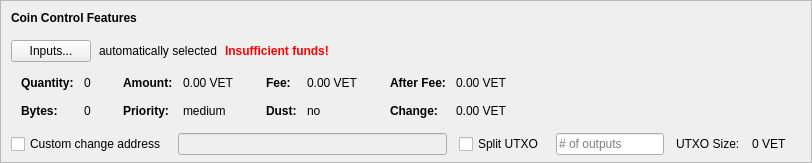
    <widget class="QFrame" name="frameCoinControl">
     <property name="sizePolicy">
      <sizepolicy hsizetype="Expanding" vsizetype="Expanding">
       <horstretch>0</horstretch>
       <verstretch>0</verstretch>
      </sizepolicy>
     </property>
     <property name="maximumSize">
      <size>
       <width>16777215</width>
       <height>16777215</height>
      </size>
     </property>
     <property name="frameShape">
      <enum>QFrame::StyledPanel</enum>
     </property>
     <property name="frameShadow">
      <enum>QFrame::Sunken</enum>
     </property>
     <layout class="QVBoxLayout" name="verticalLayoutCoinControl2">
      <property name="spacing">
       <number>0</number>
      </property>
      <property name="leftMargin">
       <number>0</number>
      </property>
      <property name="topMargin">
       <number>0</number>
      </property>
      <property name="rightMargin">
       <number>0</number>
      </property>
      <property name="bottomMargin">
       <number>6</number>
      </property>
      <item>
       <layout class="QVBoxLayout" name="verticalLayoutCoinControl" stretch="0,0,0,0,1">
        <property name="spacing">
         <number>0</number>
        </property>
        <property name="leftMargin">
         <number>10</number>
        </property>
        <property name="topMargin">
         <number>10</number>
        </property>
        <item>
         <layout class="QHBoxLayout" name="horizontalLayoutCoinControl1">
          <property name="bottomMargin">
           <number>15</number>
          </property>
          <item>
           <widget class="QLabel" name="labelCoinControlFeatures">
            <property name="sizePolicy">
             <sizepolicy hsizetype="Preferred" vsizetype="Maximum">
              <horstretch>0</horstretch>
              <verstretch>0</verstretch>
             </sizepolicy>
            </property>
            <property name="font">
             <font>
              <weight>75</weight>
              <bold>true</bold>
             </font>
            </property>
            <property name="styleSheet">
             <string notr="true">font-weight:bold;</string>
            </property>
            <property name="text">
             <string>Coin Control Features</string>
            </property>
           </widget>
          </item>
         </layout>
        </item>
        <item>
         <layout class="QHBoxLayout" name="horizontalLayoutCoinControl2" stretch="0,0,0,0">
          <property name="spacing">
           <number>8</number>
          </property>
          <property name="bottomMargin">
           <number>10</number>
          </property>
          <item>
           <widget class="QPushButton" name="pushButtonCoinControl">
            <property name="styleSheet">
             <string notr="true"/>
            </property>
            <property name="text">
             <string>Inputs...</string>
            </property>
            <property name="autoDefault">
             <bool>false</bool>
            </property>
           </widget>
          </item>
          <item>
           <widget class="QLabel" name="labelCoinControlAutomaticallySelected">
            <property name="text">
             <string>automatically selected</string>
            </property>
            <property name="margin">
             <number>5</number>
            </property>
           </widget>
          </item>
          <item>
           <widget class="QLabel" name="labelCoinControlInsuffFunds">
            <property name="font">
             <font>
              <weight>75</weight>
              <bold>true</bold>
             </font>
            </property>
            <property name="styleSheet">
             <string notr="true">color:red;font-weight:bold;</string>
            </property>
            <property name="text">
             <string>Insufficient funds!</string>
            </property>
            <property name="margin">
             <number>5</number>
            </property>
           </widget>
          </item>
          <item>
           <spacer name="horizontalSpacerCoinControl">
            <property name="orientation">
             <enum>Qt::Horizontal</enum>
            </property>
            <property name="sizeHint" stdset="0">
             <size>
              <width>40</width>
              <height>1</height>
             </size>
            </property>
           </spacer>
          </item>
         </layout>
        </item>
        <item>
         <widget class="QWidget" name="widgetCoinControl" native="true">
          <property name="sizePolicy">
           <sizepolicy hsizetype="Preferred" vsizetype="Preferred">
            <horstretch>0</horstretch>
            <verstretch>0</verstretch>
           </sizepolicy>
          </property>
          <property name="minimumSize">
           <size>
            <width>0</width>
            <height>0</height>
           </size>
          </property>
          <property name="styleSheet">
           <string notr="true"/>
          </property>
          <layout class="QHBoxLayout" name="horizontalLayoutCoinControl5">
           <property name="leftMargin">
            <number>0</number>
           </property>
           <property name="topMargin">
            <number>0</number>
           </property>
           <property name="rightMargin">
            <number>0</number>
           </property>
           <property name="bottomMargin">
            <number>0</number>
           </property>
           <item>
            <layout class="QHBoxLayout" name="horizontalLayoutCoinControl3" stretch="0,0,0,1">
             <property name="spacing">
              <number>20</number>
             </property>
             <property name="topMargin">
              <number>0</number>
             </property>
             <property name="bottomMargin">
              <number>10</number>
             </property>
             <item>
              <layout class="QFormLayout" name="formLayoutCoinControl1">
               <property name="horizontalSpacing">
                <number>10</number>
               </property>
               <property name="verticalSpacing">
                <number>14</number>
               </property>
               <property name="leftMargin">
                <number>10</number>
               </property>
               <property name="topMargin">
                <number>4</number>
               </property>
               <property name="rightMargin">
                <number>6</number>
               </property>
               <item row="0" column="0">
                <widget class="QLabel" name="labelCoinControlQuantityText">
                 <property name="font">
                  <font>
                   <weight>75</weight>
                   <bold>true</bold>
                  </font>
                 </property>
                 <property name="text">
                  <string>Quantity:</string>
                 </property>
                 <property name="margin">
                  <number>0</number>
                 </property>
                </widget>
               </item>
               <item row="0" column="1">
                <widget class="QLabel" name="labelCoinControlQuantity">
                 <property name="cursor">
                  <cursorShape>IBeamCursor</cursorShape>
                 </property>
                 <property name="contextMenuPolicy">
                  <enum>Qt::ActionsContextMenu</enum>
                 </property>
                 <property name="text">
                  <string notr="true">0</string>
                 </property>
                 <property name="margin">
                  <number>0</number>
                 </property>
                 <property name="textInteractionFlags">
                  <set>Qt::LinksAccessibleByMouse|Qt::TextSelectableByKeyboard|Qt::TextSelectableByMouse</set>
                 </property>
                </widget>
               </item>
               <item row="1" column="0">
                <widget class="QLabel" name="labelCoinControlBytesText">
                 <property name="font">
                  <font>
                   <weight>75</weight>
                   <bold>true</bold>
                  </font>
                 </property>
                 <property name="text">
                  <string>Bytes:</string>
                 </property>
                </widget>
               </item>
               <item row="1" column="1">
                <widget class="QLabel" name="labelCoinControlBytes">
                 <property name="cursor">
                  <cursorShape>IBeamCursor</cursorShape>
                 </property>
                 <property name="contextMenuPolicy">
                  <enum>Qt::ActionsContextMenu</enum>
                 </property>
                 <property name="text">
                  <string notr="true">0</string>
                 </property>
                 <property name="textInteractionFlags">
                  <set>Qt::LinksAccessibleByMouse|Qt::TextSelectableByKeyboard|Qt::TextSelectableByMouse</set>
                 </property>
                </widget>
               </item>
              </layout>
             </item>
             <item>
              <layout class="QFormLayout" name="formLayoutCoinControl2">
               <property name="horizontalSpacing">
                <number>10</number>
               </property>
               <property name="verticalSpacing">
                <number>14</number>
               </property>
               <property name="leftMargin">
                <number>6</number>
               </property>
               <property name="topMargin">
                <number>4</number>
               </property>
               <property name="rightMargin">
                <number>6</number>
               </property>
               <item row="0" column="0">
                <widget class="QLabel" name="labelCoinControlAmountText">
                 <property name="font">
                  <font>
                   <weight>75</weight>
                   <bold>true</bold>
                  </font>
                 </property>
                 <property name="text">
                  <string>Amount:</string>
                 </property>
                 <property name="margin">
                  <number>0</number>
                 </property>
                </widget>
               </item>
               <item row="0" column="1">
                <widget class="QLabel" name="labelCoinControlAmount">
                 <property name="cursor">
                  <cursorShape>IBeamCursor</cursorShape>
                 </property>
                 <property name="contextMenuPolicy">
                  <enum>Qt::ActionsContextMenu</enum>
                 </property>
                 <property name="text">
                  <string notr="true">0.00 VET</string>
                 </property>
                 <property name="textInteractionFlags">
                  <set>Qt::LinksAccessibleByMouse|Qt::TextSelectableByKeyboard|Qt::TextSelectableByMouse</set>
                 </property>
                </widget>
               </item>
               <item row="1" column="0">
                <widget class="QLabel" name="labelCoinControlPriorityText">
                 <property name="font">
                  <font>
                   <weight>75</weight>
                   <bold>true</bold>
                  </font>
                 </property>
                 <property name="text">
                  <string>Priority:</string>
                 </property>
                </widget>
               </item>
               <item row="1" column="1">
                <widget class="QLabel" name="labelCoinControlPriority">
                 <property name="cursor">
                  <cursorShape>IBeamCursor</cursorShape>
                 </property>
                 <property name="contextMenuPolicy">
                  <enum>Qt::ActionsContextMenu</enum>
                 </property>
                 <property name="text">
                  <string>medium</string>
                 </property>
                 <property name="textInteractionFlags">
                  <set>Qt::LinksAccessibleByMouse|Qt::TextSelectableByKeyboard|Qt::TextSelectableByMouse</set>
                 </property>
                </widget>
               </item>
              </layout>
             </item>
             <item>
              <layout class="QFormLayout" name="formLayoutCoinControl3">
               <property name="horizontalSpacing">
                <number>10</number>
               </property>
               <property name="verticalSpacing">
                <number>14</number>
               </property>
               <property name="leftMargin">
                <number>6</number>
               </property>
               <property name="topMargin">
                <number>4</number>
               </property>
               <property name="rightMargin">
                <number>6</number>
               </property>
               <item row="0" column="0">
                <widget class="QLabel" name="labelCoinControlFeeText">
                 <property name="font">
                  <font>
                   <weight>75</weight>
                   <bold>true</bold>
                  </font>
                 </property>
                 <property name="text">
                  <string>Fee:</string>
                 </property>
                 <property name="margin">
                  <number>0</number>
                 </property>
                </widget>
               </item>
               <item row="0" column="1">
                <widget class="QLabel" name="labelCoinControlFee">
                 <property name="cursor">
                  <cursorShape>IBeamCursor</cursorShape>
                 </property>
                 <property name="contextMenuPolicy">
                  <enum>Qt::ActionsContextMenu</enum>
                 </property>
                 <property name="text">
                  <string notr="true">0.00 VET</string>
                 </property>
                 <property name="textInteractionFlags">
                  <set>Qt::LinksAccessibleByMouse|Qt::TextSelectableByKeyboard|Qt::TextSelectableByMouse</set>
                 </property>
                </widget>
               </item>
               <item row="1" column="0">
                <widget class="QLabel" name="labelCoinControlLowOutputText">
                 <property name="font">
                  <font>
                   <weight>75</weight>
                   <bold>true</bold>
                  </font>
                 </property>
                 <property name="text">
                  <string>Dust:</string>
                 </property>
                </widget>
               </item>
               <item row="1" column="1">
                <widget class="QLabel" name="labelCoinControlLowOutput">
                 <property name="cursor">
                  <cursorShape>IBeamCursor</cursorShape>
                 </property>
                 <property name="contextMenuPolicy">
                  <enum>Qt::ActionsContextMenu</enum>
                 </property>
                 <property name="text">
                  <string>no</string>
                 </property>
                 <property name="textInteractionFlags">
                  <set>Qt::LinksAccessibleByMouse|Qt::TextSelectableByKeyboard|Qt::TextSelectableByMouse</set>
                 </property>
                </widget>
               </item>
              </layout>
             </item>
             <item>
              <layout class="QFormLayout" name="formLayoutCoinControl4">
               <property name="horizontalSpacing">
                <number>10</number>
               </property>
               <property name="verticalSpacing">
                <number>14</number>
               </property>
               <property name="leftMargin">
                <number>6</number>
               </property>
               <property name="topMargin">
                <number>4</number>
               </property>
               <property name="rightMargin">
                <number>6</number>
               </property>
               <item row="0" column="0">
                <widget class="QLabel" name="labelCoinControlAfterFeeText">
                 <property name="font">
                  <font>
                   <weight>75</weight>
                   <bold>true</bold>
                  </font>
                 </property>
                 <property name="text">
                  <string>After Fee:</string>
                 </property>
                 <property name="margin">
                  <number>0</number>
                 </property>
                </widget>
               </item>
               <item row="0" column="1">
                <widget class="QLabel" name="labelCoinControlAfterFee">
                 <property name="cursor">
                  <cursorShape>IBeamCursor</cursorShape>
                 </property>
                 <property name="contextMenuPolicy">
                  <enum>Qt::ActionsContextMenu</enum>
                 </property>
                 <property name="text">
                  <string notr="true">0.00 VET</string>
                 </property>
                 <property name="textInteractionFlags">
                  <set>Qt::LinksAccessibleByMouse|Qt::TextSelectableByKeyboard|Qt::TextSelectableByMouse</set>
                 </property>
                </widget>
               </item>
               <item row="1" column="0">
                <widget class="QLabel" name="labelCoinControlChangeText">
                 <property name="font">
                  <font>
                   <weight>75</weight>
                   <bold>true</bold>
                  </font>
                 </property>
                 <property name="text">
                  <string>Change:</string>
                 </property>
                </widget>
               </item>
               <item row="1" column="1">
                <widget class="QLabel" name="labelCoinControlChange">
                 <property name="cursor">
                  <cursorShape>IBeamCursor</cursorShape>
                 </property>
                 <property name="contextMenuPolicy">
                  <enum>Qt::ActionsContextMenu</enum>
                 </property>
                 <property name="text">
                  <string notr="true">0.00 VET</string>
                 </property>
                 <property name="textInteractionFlags">
                  <set>Qt::LinksAccessibleByMouse|Qt::TextSelectableByKeyboard|Qt::TextSelectableByMouse</set>
                 </property>
                </widget>
               </item>
              </layout>
             </item>
            </layout>
           </item>
          </layout>
         </widget>
        </item>
        <item>
         <layout class="QHBoxLayout" name="horizontalLayoutCoinControl4" stretch="0,0,0,0,0,0,0">
          <property name="spacing">
           <number>12</number>
          </property>
          <property name="sizeConstraint">
           <enum>QLayout::SetDefaultConstraint</enum>
          </property>
          <property name="topMargin">
           <number>5</number>
          </property>
          <property name="rightMargin">
           <number>5</number>
          </property>
          <item>
           <widget class="QCheckBox" name="checkBoxCoinControlChange">
            <property name="toolTip">
             <string>If this is activated, but the change address is empty or invalid, change will be sent to a newly generated address.</string>
            </property>
            <property name="text">
             <string>Custom change address</string>
            </property>
           </widget>
          </item>
          <item>
           <widget class="QValidatedLineEdit" name="lineEditCoinControlChange">
            <property name="enabled">
             <bool>false</bool>
            </property>
            <property name="sizePolicy">
             <sizepolicy hsizetype="Expanding" vsizetype="Fixed">
              <horstretch>0</horstretch>
              <verstretch>0</verstretch>
             </sizepolicy>
            </property>
           </widget>
          </item>
          <item>
           <widget class="QCheckBox" name="splitBlockCheckBox">
            <property name="text">
             <string>Split UTXO</string>
            </property>
           </widget>
          </item>
          <item>
           <widget class="QLineEdit" name="splitBlockLineEdit">
            <property name="sizePolicy">
             <sizepolicy hsizetype="Fixed" vsizetype="Fixed">
              <horstretch>50</horstretch>
              <verstretch>0</verstretch>
             </sizepolicy>
            </property>
            <property name="placeholderText">
             <string># of outputs</string>
            </property>
           </widget>
          </item>
          <item>
           <widget class="QLabel" name="labelBlockSizeText">
            <property name="text">
             <string>UTXO Size:</string>
            </property>
           </widget>
          </item>
          <item>
           <widget class="QLabel" name="labelBlockSize">
            <property name="text">
             <string>0 VET</string>
            </property>
           </widget>
          </item>
          <item>
           <widget class="QLabel" name="labelCoinControlChangeLabel">
            <property name="sizePolicy">
             <sizepolicy hsizetype="Preferred" vsizetype="Expanding">
              <horstretch>0</horstretch>
              <verstretch>0</verstretch>
             </sizepolicy>
            </property>
            <property name="minimumSize">
             <size>
              <width>0</width>
              <height>0</height>
             </size>
            </property>
            <property name="text">
             <string/>
            </property>
            <property name="margin">
             <number>3</number>
            </property>
           </widget>
          </item>
         </layout>
        </item>
        <item>
         <spacer name="verticalSpacerCoinControl">
          <property name="orientation">
           <enum>Qt::Vertical</enum>
          </property>
          <property name="sizeHint" stdset="0">
           <size>
            <width>800</width>
            <height>1</height>
           </size>
          </property>
         </spacer>
        </item>
       </layout>
      </item>
     </layout>
    </widget>
